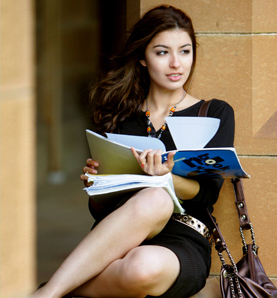
#> input picture images/FacePhoto/0520962400.jpg, 277 x 298 px
$ python Ex3.py
#> lines starting #> are read from the running program, lines starting #| are printed output that depends on the picture; after the words box and inside, x2 and y2 are one past the last pixel; in counts of white or black regions, pixels touching at a corner belong together
"""
4. LabExercise: Skin Color Detection

Exercise 3

Skin color classification in principle can be done in a color space with only two dimensions as it largely independent
on the intensity. One of the possible color models that makes an explicit distinction between color and intensity is
the Lab color model. Install skimage to use the function skimage.color.rgb2lab. Then use only the ‘a’ and ‘b’ components
of the color.

1. Make a 2D scatter plot of skin and non skin colors in the ‘ab’ plane. Again use different colors for skin and non skin
colors.
2. Learn a logistic regression classifier using just the ‘a’ and ‘b’ color components.

"""

import numpy as np
import matplotlib.pyplot as plt
from skimage.color import rgb2lab
from sklearn.linear_model import LogisticRegressionCV

f = plt.imread('images/FacePhoto/0520962400.jpg')
#> f is the input picture: shape (298, 277, 3); mean R, G, B 129.3, 109.9, 84.1
m = plt.imread('images/GroundT_FacePhoto/0520962400.png')
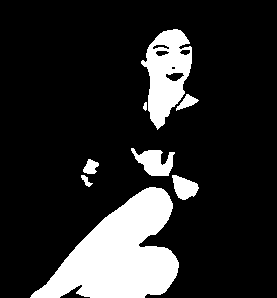
#> input picture images/GroundT_FacePhoto/0520962400.png, 277 x 298 px
#> m is the input picture: shape (298, 277, 4) float32; mean R, G, B, A 0.165, 0.165, 0.165, 1

f = rgb2lab(f)
#> f: shape (298, 277, 3) float64; mean of channels 0, 1, 2 46.3, 4.4, 16.7

skincolors = f[m[:, :, 0] > 0]
print(skincolors.shape)
#| (13636, 3)
skincolors = np.unique(skincolors, axis=0)
np.random.shuffle(skincolors)
print(skincolors.shape)
#| (9190, 3)

nonskincolors = f[m[:, :, 0] == 0]
print(nonskincolors.shape)
#| (68910, 3)
nonskincolors = np.unique(nonskincolors, axis=0)
np.random.shuffle(nonskincolors)
print(nonskincolors.shape)
#| (24821, 3)

fig, ax = plt.subplots()
_, xs1, ys1 = np.hsplit(skincolors[:500], 3)
#> xs1 = 500 values, max 31.54 at index 281, min -2.17 at index 399, mean 9.09; ys1 = 500 values, max 43.14 at index 54, min -0.607 at index 2, mean 18.71
_, xs2, ys2 = np.hsplit(nonskincolors[:500], 3)
#> xs2 = 500 values, max 25.34 at index 499, min -14.34 at index 241, mean 3.58; ys2 = 500 values, max 43.47 at index 260, min -53.22 at index 479, mean 12.8

ax.scatter(xs1, ys1, marker='o')
ax.scatter(xs2, ys2, marker='^')

ax.set_xlabel('a Value')
ax.set_ylabel('b Value')
ax.set_title('Exercise 3-1')

plt.show()
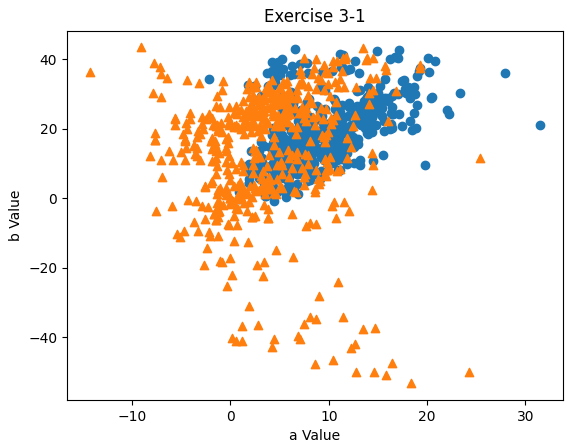
#> figure drawn by matplotlib, 1 panel
fig.savefig('figures/Exercise3-1')

np.delete(skincolors, 0, 1)
np.delete(nonskincolors, 0, 1)

color = np.vstack((skincolors, nonskincolors))
target = np.concatenate((np.ones(len(skincolors)), np.zeros(len(nonskincolors))))

learn_color = color[1::2]
test_color = color[0::2]
learn_target = target[1::2]
#> learn_target = 17005 values, max 1 at index 0, min 0 at index 4595, mean 0.27
test_target = target[0::2]
#> test_target = 17006 values, max 1 at index 0, min 0 at index 4595, mean 0.27

logregr = LogisticRegressionCV()
logregr.fit(learn_color, learn_target)
logregr.score(test_color, test_target)

image_colors = f.reshape((-1, 3))
predict_skin = logregr.predict(image_colors).reshape(f.shape[:2])
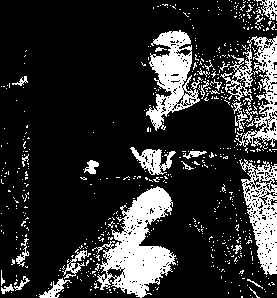
#> predict_skin: shape (298, 277) float64; values 0 (black) and 1 (white), 18.5% white; 612 white regions (582 under 20 px), largest, box (x1, y1, x2, y2) and area: (92, 186, 176, 298) 4342, (146, 30, 203, 131) 2530, (239, 159, 277, 275) 2209

fig, ax = plt.subplots()

plt.subplot(121)
plt.imshow(plt.imread('images/FacePhoto/0520962400.jpg'))

plt.subplot(122)
plt.imshow(predict_skin)

plt.suptitle('Exercise 3-2')

plt.show()
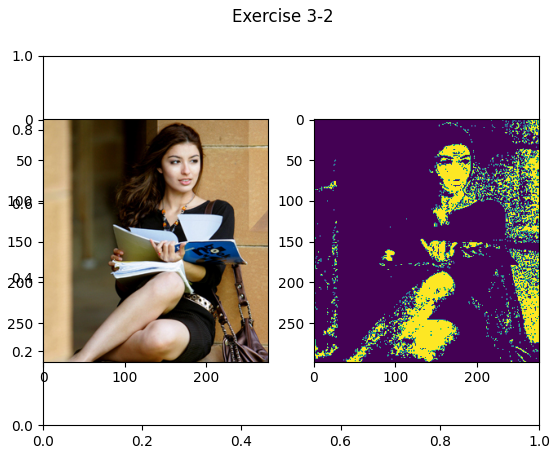
#> figure drawn by matplotlib, 2 panels
fig.savefig('figures/Exercise3-2')
